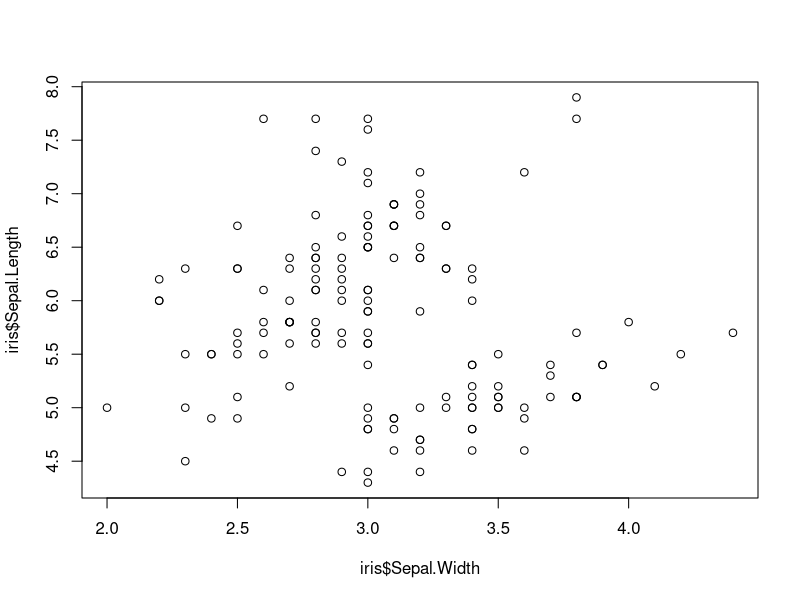
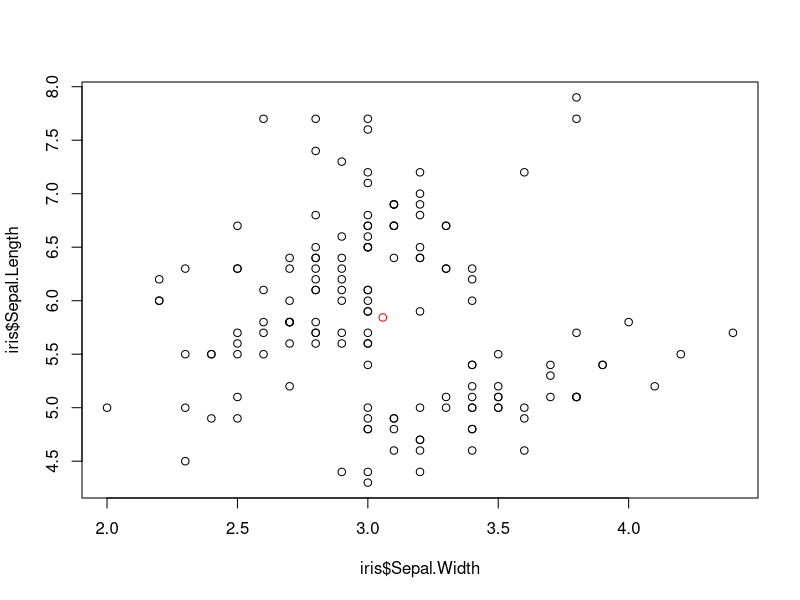
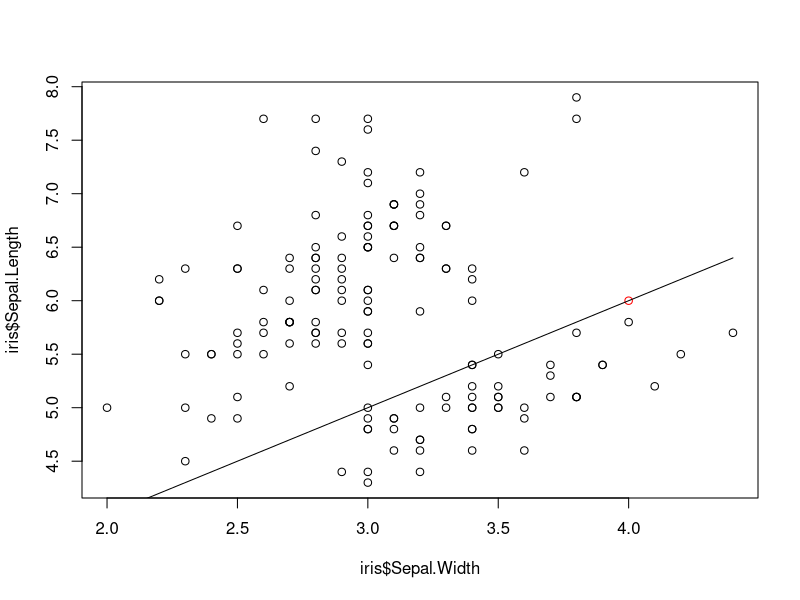
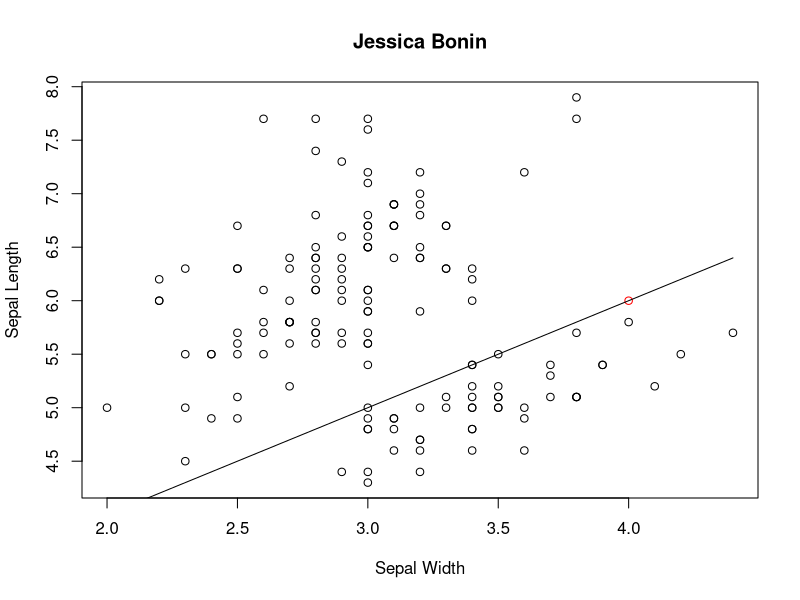

The R source for these figures, in order:
data(iris)
head(iris)
iris$Sepal.Width
mean(iris$Sepal.Length)
sd(iris$Sepal.Width)
plot(x = iris$Sepal.Width, y = iris$Sepal.Length)
data_center_x = mean(iris$Sepal.Width)
data_center_y = mean(iris$Sepal.Length)
c(data_center_x, data_center_y)
plot(x = iris$Sepal.Width, y = iris$Sepal.Length)
points(x = data_center_x, y = data_center_y, col = "red")

line_point_slope = function(x, x1, y1, slope)
{
  get_y_intercept = 
    function(x1, y1, slope) 
      return(-(x1 * slope) + y1)
  
  linear = 
    function(x, yint, slope) 
      return(yint + x * slope)
  
  return(linear(x, get_y_intercept(x1, y1, slope), slope))
}

data_center_x <- 4
data_center_y <- 6

plot(x = iris$Sepal.Width, y = iris$Sepal.Length)
points(x = data_center_x, y = data_center_y, col = "red")
curve(
  line_point_slope(
    x, 
    data_center_x, 
    data_center_y,
    1), 
  add = TRUE)

# This is how you label 
plot(
  x = iris$Sepal.Width, 
  y = iris$Sepal.Length,
  main = "Jessica Bonin",
  xlab = "Sepal Width",
  ylab = "Sepal Length")
points(x = data_center_x, y = data_center_y, col = "red")
curve(
  line_point_slope(
    x, 
    data_center_x, 
    data_center_y,
    1), 
  add = TRUE)

# Part 2

library(MASS)
data(Animals)
head(Animals)


